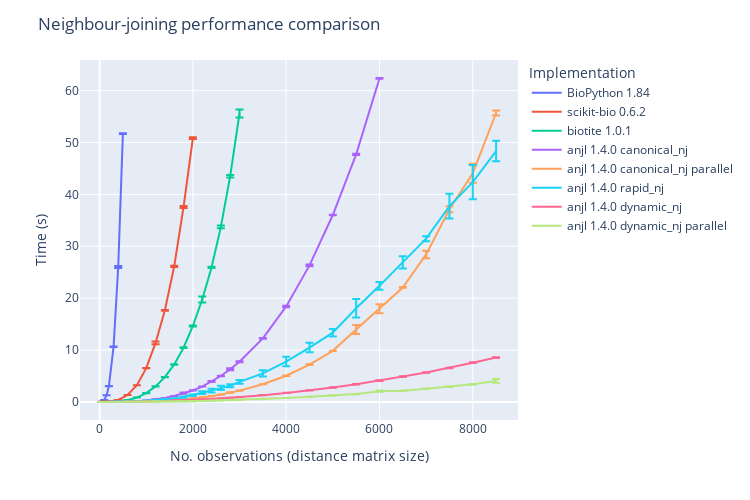

The notebook cell saved with this chart:
### Markdown cell above
# Benchmark

Here is a performance comparison between implementations of neighbour-joining in Python.

### Code cell
import pandas as pd
import plotly.express as px

df_results = pd.read_csv("../benchmark/results.csv")
df_plot = (
    df_results.groupby(["implementation", "size"])
    .agg(
        time_mean=("time", "mean"),
        time_std=("time", "std"),
    )
    .reset_index()
)
fig = px.line(
    df_plot,
    x="size",
    y="time_mean",
    error_y="time_std",
    width=750,
    height=500,
    color="implementation",
    category_orders=dict(
        implementation=[
            "BioPython 1.84",
            "scikit-bio 0.6.2",
            "biotite 1.0.1",
            "anjl 1.4.0 canonical_nj",
            "anjl 1.4.0 canonical_nj parallel",
            "anjl 1.4.0 rapid_nj",
            "anjl 1.4.0 dynamic_nj",
            "anjl 1.4.0 dynamic_nj parallel",
        ]
    ),
)
fig.update_layout(
    title="Neighbour-joining performance comparison",
    xaxis_title="No. observations (distance matrix size)",
    yaxis_title="Time (s)",
    legend_title="Implementation",
)
fig

### Figure 1 — Plotly figure (JSON) as saved in the notebook; plotly's stock layout.template omitted (floating-point values rounded to 4 significant figures)
{"data": [{"error_y": {"array": [0.002342, 0.004095, 0.007318, 0.02174, 0.05007, 0.1992, 0.0656]}, "hovertemplate": "implementation=BioPython 1.84<br>size=%{x}<br>time_mean=%{y}<extra></extra>", "legendgroup": "BioPython 1.84", "line": {"color": "#636efa", "dash": "solid"}, "marker": {"symbol": "circle"}, "mode": "lines", "name": "BioPython 1.84", "orientation": "v", "showlegend": true, "type": "scatter", "x": [50, 100, 150, 200, 300, 400, 500], "xaxis": "x", "y": [0.05434, 0.398, 1.303, 3.045, 10.63, 26.02, 51.7], "yaxis": "y"}, {"error_y": {"array": [0.009485, 0.0009209, 0.004008, 0.001667, 0.002779, 0.01896, 0.01561, 0.0186, 0.2518, 0.07639, 0.1221, 0.1979, 0.1727]}, "hovertemplate": "implementation=scikit-bio 0.6.2<br>size=%{x}<br>time_mean=%{y}<extra></extra>", "legendgroup": "scikit-bio 0.6.2", "line": {"color": "#EF553B", "dash": "solid"}, "marker": {"symbol": "circle"}, "mode": "lines", "name": "scikit-bio 0.6.2", "orientation": "v", "showlegend": true, "type": "scatter", "x": [50, 100, 150, 200, 400, 600, 800, 1000, 1200, 1400, 1600, 1800, 2000], "xaxis": "x", "y": [0.0187, 0.03048, 0.05869, 0.09025, 0.3975, 1.344, 3.233, 6.511, 11.38, 17.66, 26.15, 37.56, 50.85], "yaxis": "y"}, {"error_y": {"array": [6.332e-05, 8.631e-05, 0.0006129, 0.001165, 0.004184, 0.009431, 0.003699, 0.03309, 0.01035, 0.02409, 0.03979, 0.08084, 0.07867, 0.5758, 0.1329, 0.2594, 0.2515, 0.7676]}, "hovertemplate": "implementation=biotite 1.0.1<br>size=%{x}<br>time_mean=%{y}<extra></extra>", "legendgroup": "biotite 1.0.1", "line": {"color": "#00cc96", "dash": "solid"}, "marker": {"symbol": "circle"}, "mode": "lines", "name": "biotite 1.0.1", "orientation": "v", "showlegend": true, "type": "scatter", "x": [50, 100, 150, 200, 400, 600, 800, 1000, 1200, 1400, 1600, 1800, 2000, 2200, 2400, 2600, 2800, 3000], "xaxis": "x", "y": [0.0006151, 0.001988, 0.005505, 0.013, 0.09611, 0.3514, 0.8578, 1.698, 3.008, 4.784, 7.237, 10.46, 14.65, 19.74, 25.93, 33.74, 43.5, 55.6], "yaxis": "y"}, {"error_y": {"array": [2.209e-05, 0.0002711, 7.869e-05, 0.0001194, 0.002889, 0.002466, 0.006684, 0.007051, 0.00812, 0.01341, 0.003659, 0.1056, 0.01876, 0.0124, 0.09027, 0.04364, 0.2094, 0.08213, 0.07737, 0.1438, 0.172, 0.03631, 0.1275, 0.08011]}, "hovertemplate": "implementation=anjl 1.4.0 canonical_nj<br>size=%{x}<br>time_mean=%{y}<extra></extra>", "legendgroup": "anjl 1.4.0 canonical_nj", "line": {"color": "#ab63fa", "dash": "solid"}, "marker": {"symbol": "circle"}, "mode": "lines", "name": "anjl 1.4.0 canonical_nj", "orientation": "v", "showlegend": true, "type": "scatter", "x": [50, 100, 150, 200, 400, 600, 800, 1000, 1200, 1400, 1600, 1800, 2000, 2200, 2400, 2600, 2800, 3000, 3500, 4000, 4500, 5000, 5500, 6000], "xaxis": "x", "y": [0.0005039, 0.001768, 0.001903, 0.003613, 0.02276, 0.06707, 0.1586, 0.3018, 0.4988, 0.7692, 1.14, 1.705, 2.221, 2.973, 3.961, 5.002, 6.306, 7.748, 12.25, 18.41, 26.32, 36.02, 47.71, 62.34], "yaxis": "y"}, {"error_y": {"array": [0.006493, 5.656e-05, 0.0004529, 0.001393, 0.004407, 0.0003278, 0.002018, 0.03503, 0.001467, 0.005352, 0.005593, 0.002086, 0.005463, 0.02586, 0.01093, 0.003611, 0.04415, 0.02699, 0.01646, 0.06644, 0.07464, 0.02077, 0.8655, 0.8494, 0.06708, 0.7269, 0.5955, 1.831, 0.4615]}, "hovertemplate": "implementation=anjl 1.4.0 canonical_nj parallel<br>size=%{x}<br>time_mean=%{y}<extra></extra>", "legendgroup": "anjl 1.4.0 canonical_nj parallel", "line": {"color": "#FFA15A", "dash": "solid"}, "marker": {"symbol": "circle"}, "mode": "lines", "name": "anjl 1.4.0 canonical_nj parallel", "orientation": "v", "showlegend": true, "type": "scatter", "x": [50, 100, 150, 200, 400, 600, 800, 1000, 1200, 1400, 1600, 1800, 2000, 2200, 2400, 2600, 2800, 3000, 3500, 4000, 4500, 5000, 5500, 6000, 6500, 7000, 7500, 8000, 8500], "xaxis": "x", "y": [0.004279, 0.001181, 0.002249, 0.003742, 0.01342, 0.02609, 0.05498, 0.1194, 0.1664, 0.2403, 0.3493, 0.4839, 0.6526, 0.8778, 1.123, 1.417, 1.82, 2.188, 3.416, 5.054, 7.189, 9.858, 13.99, 17.97, 22.07, 28.43, 37.13, 44.09, 55.68], "yaxis": "y"}, {"error_y": {"array": [0.0002023, 0.0001362, 0.0006042, 0.0001656, 0.002377, 0.003756, 0.01143, 0.02262, 0.01213, 0.0168, 0.03961, 0.1262, 0.1334, 0.25, 0.361, 0.3888, 0.2974, 0.3519, 0.6142, 0.913, 0.9189, 0.7257, 1.772, 0.758, 1.179, 0.473, 2.384, 3.3, 1.981]}, "hovertemplate": "implementation=anjl 1.4.0 rapid_nj<br>size=%{x}<br>time_mean=%{y}<extra></extra>", "legendgroup": "anjl 1.4.0 rapid_nj", "line": {"color": "#19d3f3", "dash": "solid"}, "marker": {"symbol": "circle"}, "mode": "lines", "name": "anjl 1.4.0 rapid_nj", "orientation": "v", "showlegend": true, "type": "scatter", "x": [50, 100, 150, 200, 400, 600, 800, 1000, 1200, 1400, 1600, 1800, 2000, 2200, 2400, 2600, 2800, 3000, 3500, 4000, 4500, 5000, 5500, 6000, 6500, 7000, 7500, 8000, 8500], "xaxis": "x", "y": [0.0006406, 0.001727, 0.00369, 0.005963, 0.02756, 0.07264, 0.1421, 0.2199, 0.3293, 0.522, 0.6871, 0.9538, 1.305, 1.796, 2.202, 2.718, 3.124, 3.878, 5.509, 7.797, 10.49, 13.36, 18.06, 22.38, 26.91, 31.46, 37.72, 42.37, 48.35], "yaxis": "y"}, {"error_y": {"array": [6.26e-05, 0.0001605, 6.722e-05, 0.0002073, 0.0003436, 0.006282, 0.0004975, 0.002697, 0.006674, 0.003441, 0.007672, 0.008406, 0.006469, 0.001871, 0.009772, 0.01095, 0.01584, 0.01002, 0.02175, 0.00622, 0.02123, 0.03916, 0.04394, 0.07198, 0.06771, 0.045, 0.05287, 0.06904, 0.08106]}, "hovertemplate": "implementation=anjl 1.4.0 dynamic_nj<br>size=%{x}<br>time_mean=%{y}<extra></extra>", "legendgroup": "anjl 1.4.0 dynamic_nj", "line": {"color": "#FF6692", "dash": "solid"}, "marker": {"symbol": "circle"}, "mode": "lines", "name": "anjl 1.4.0 dynamic_nj", "orientation": "v", "showlegend": true, "type": "scatter", "x": [50, 100, 150, 200, 400, 600, 800, 1000, 1200, 1400, 1600, 1800, 2000, 2200, 2400, 2600, 2800, 3000, 3500, 4000, 4500, 5000, 5500, 6000, 6500, 7000, 7500, 8000, 8500], "xaxis": "x", "y": [0.0003502, 0.0009061, 0.001816, 0.003027, 0.01242, 0.03681, 0.05323, 0.08482, 0.14, 0.1938, 0.2655, 0.3226, 0.3946, 0.4798, 0.581, 0.6895, 0.8203, 0.9428, 1.313, 1.75, 2.235, 2.785, 3.412, 4.114, 4.906, 5.669, 6.558, 7.572, 8.558], "yaxis": "y"}, {"error_y": {"array": [0.004751, 0.0007873, 0.002949, 0.0008053, 0.0004935, 0.01537, 0.003272, 0.006327, 0.05764, 0.006197, 0.006115, 0.01261, 0.01157, 0.007036, 0.003013, 0.004574, 0.005825, 0.003009, 0.00892, 0.01681, 0.01385, 0.04105, 0.02031, 0.1038, 0.01493, 0.04899, 0.04333, 0.05331, 0.3739]}, "hovertemplate": "implementation=anjl 1.4.0 dynamic_nj parallel<br>size=%{x}<br>time_mean=%{y}<extra></extra>", "legendgroup": "anjl 1.4.0 dynamic_nj parallel", "line": {"color": "#B6E880", "dash": "solid"}, "marker": {"symbol": "circle"}, "mode": "lines", "name": "anjl 1.4.0 dynamic_nj parallel", "orientation": "v", "showlegend": true, "type": "scatter", "x": [50, 100, 150, 200, 400, 600, 800, 1000, 1200, 1400, 1600, 1800, 2000, 2200, 2400, 2600, 2800, 3000, 3500, 4000, 4500, 5000, 5500, 6000, 6500, 7000, 7500, 8000, 8500], "xaxis": "x", "y": [0.00387, 0.002856, 0.0113, 0.005822, 0.01252, 0.02907, 0.03249, 0.04506, 0.09222, 0.09525, 0.09731, 0.1262, 0.1553, 0.207, 0.2501, 0.2948, 0.3414, 0.4072, 0.5601, 0.7619, 0.9945, 1.257, 1.518, 2.089, 2.177, 2.55, 2.955, 3.41, 4.061], "yaxis": "y"}], "layout": {"height": 500, "legend": {"title": {"text": "Implementation"}, "tracegroupgap": 0}, "margin": {"t": 60}, "title": {"text": "Neighbour-joining performance comparison"}, "width": 750, "xaxis": {"anchor": "y", "domain": [0, 1], "title": {"text": "No. observations (distance matrix size)"}}, "yaxis": {"anchor": "x", "domain": [0, 1], "title": {"text": "Time (s)"}}}}
